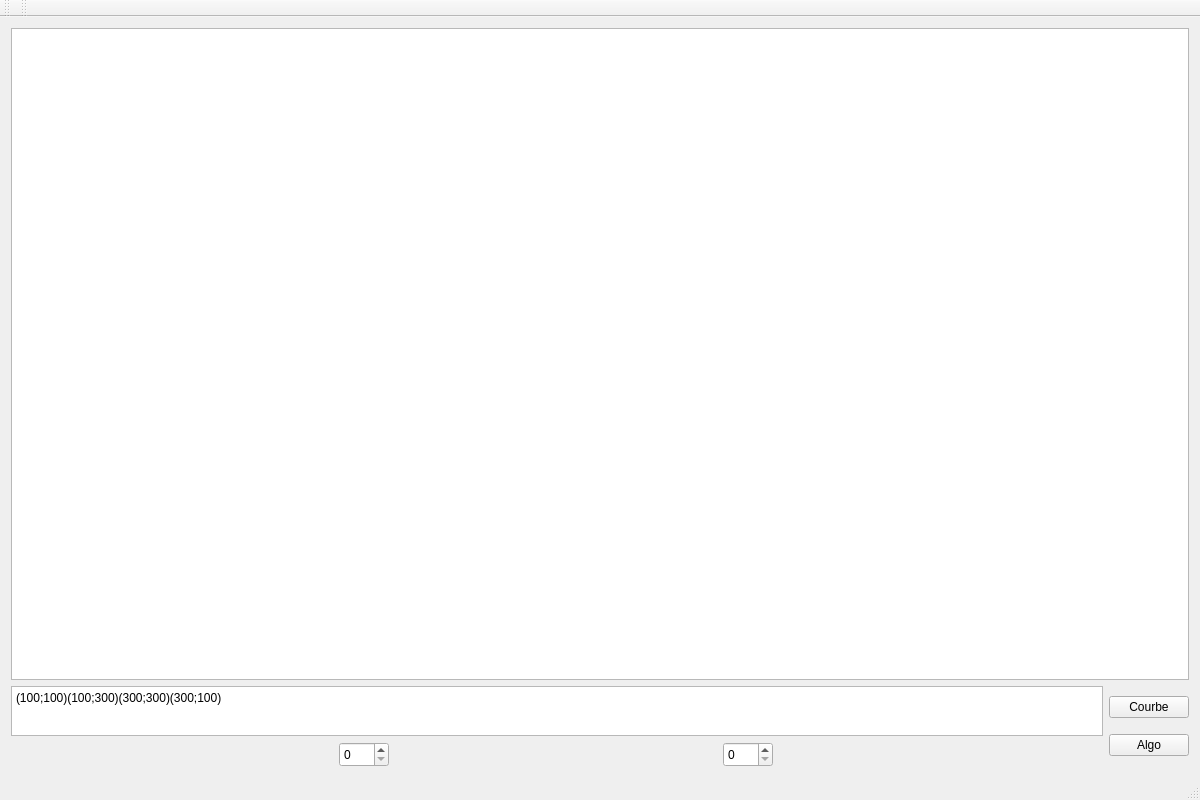
<?xml version="1.0" encoding="UTF-8"?>
<ui version="4.0">
 <class>MainWindow</class>
 <widget class="QMainWindow" name="MainWindow">
  <property name="geometry">
   <rect>
    <x>0</x>
    <y>0</y>
    <width>1200</width>
    <height>800</height>
   </rect>
  </property>
  <property name="windowTitle">
   <string>MainWindow</string>
  </property>
  <widget class="QWidget" name="centralWidget">
   <layout class="QVBoxLayout" name="verticalLayout_2">
    <item>
     <widget class="QGraphicsView" name="graphicsView">
      <property name="minimumSize">
       <size>
        <width>500</width>
        <height>400</height>
       </size>
      </property>
     </widget>
    </item>
    <item>
     <layout class="QHBoxLayout" name="horizontalLayout">
      <item>
       <layout class="QVBoxLayout" name="verticalLayout">
        <item>
         <widget class="QPlainTextEdit" name="zonePoints">
          <property name="maximumSize">
           <size>
            <width>1000000</width>
            <height>50</height>
           </size>
          </property>
          <property name="plainText">
           <string>(100;100)(100;300)(300;300)(300;100)</string>
          </property>
         </widget>
        </item>
        <item>
         <layout class="QHBoxLayout" name="horizontalLayout_2">
          <item>
           <widget class="QSpinBox" name="spinBox">
            <property name="maximumSize">
             <size>
              <width>50</width>
              <height>25</height>
             </size>
            </property>
           </widget>
          </item>
          <item>
           <widget class="QSpinBox" name="largeur">
            <property name="maximumSize">
             <size>
              <width>50</width>
              <height>25</height>
             </size>
            </property>
           </widget>
          </item>
         </layout>
        </item>
       </layout>
      </item>
      <item>
       <layout class="QVBoxLayout" name="zoneBoutons">
        <item>
         <widget class="QPushButton" name="Courbe">
          <property name="text">
           <string>Courbe</string>
          </property>
         </widget>
        </item>
        <item>
         <widget class="QPushButton" name="Algo">
          <property name="text">
           <string>Algo</string>
          </property>
         </widget>
        </item>
       </layout>
      </item>
     </layout>
    </item>
   </layout>
  </widget>
  <widget class="QMenuBar" name="menuBar">
   <property name="geometry">
    <rect>
     <x>0</x>
     <y>0</y>
     <width>1200</width>
     <height>20</height>
    </rect>
   </property>
  </widget>
  <widget class="QToolBar" name="mainToolBar">
   <attribute name="toolBarArea">
    <enum>TopToolBarArea</enum>
   </attribute>
   <attribute name="toolBarBreak">
    <bool>false</bool>
   </attribute>
  </widget>
  <widget class="QStatusBar" name="statusBar"/>
  <widget class="QToolBar" name="toolBar">
   <property name="windowTitle">
    <string>toolBar</string>
   </property>
   <attribute name="toolBarArea">
    <enum>TopToolBarArea</enum>
   </attribute>
   <attribute name="toolBarBreak">
    <bool>false</bool>
   </attribute>
  </widget>
 </widget>
 <layoutdefault spacing="6" margin="11"/>
 <resources/>
 <connections/>
</ui>
